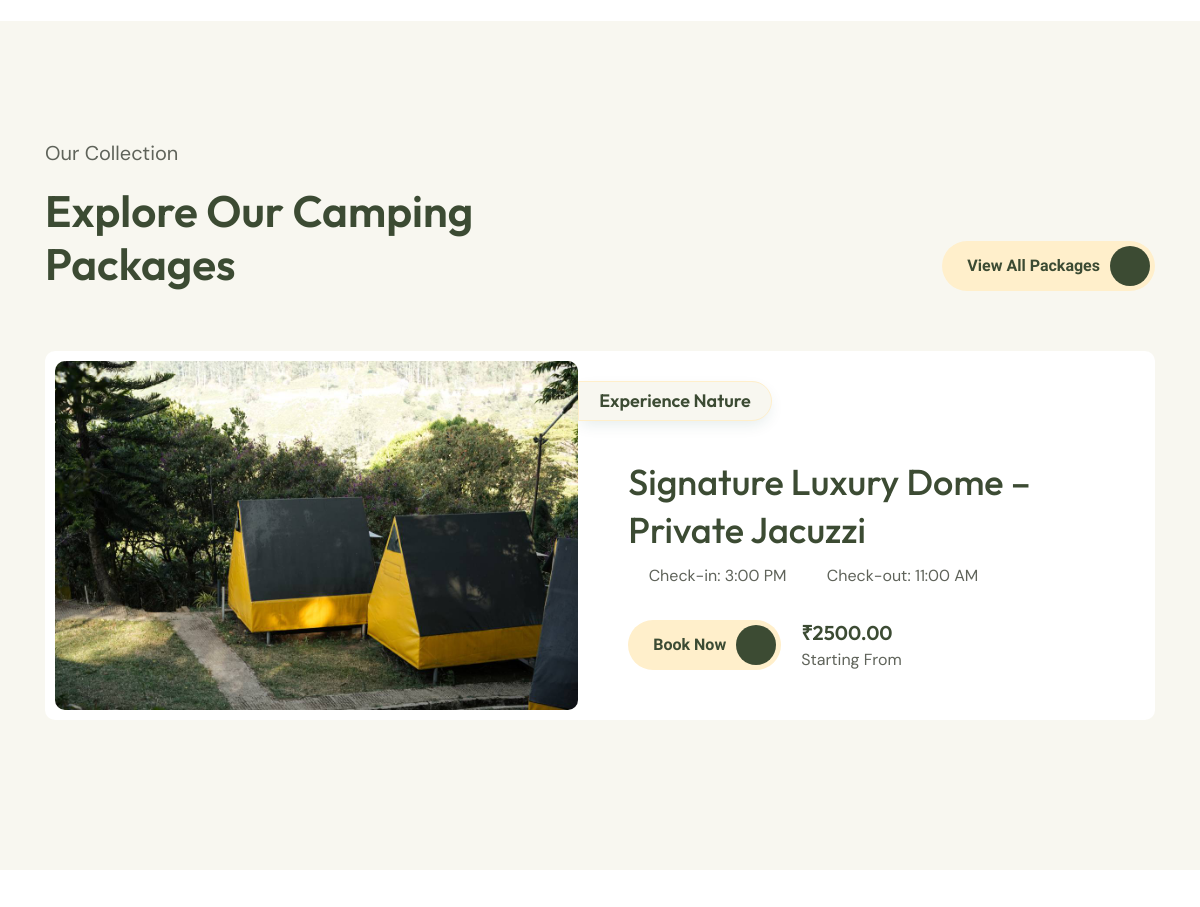
Page /about/ (middle part) on the earlier database version.
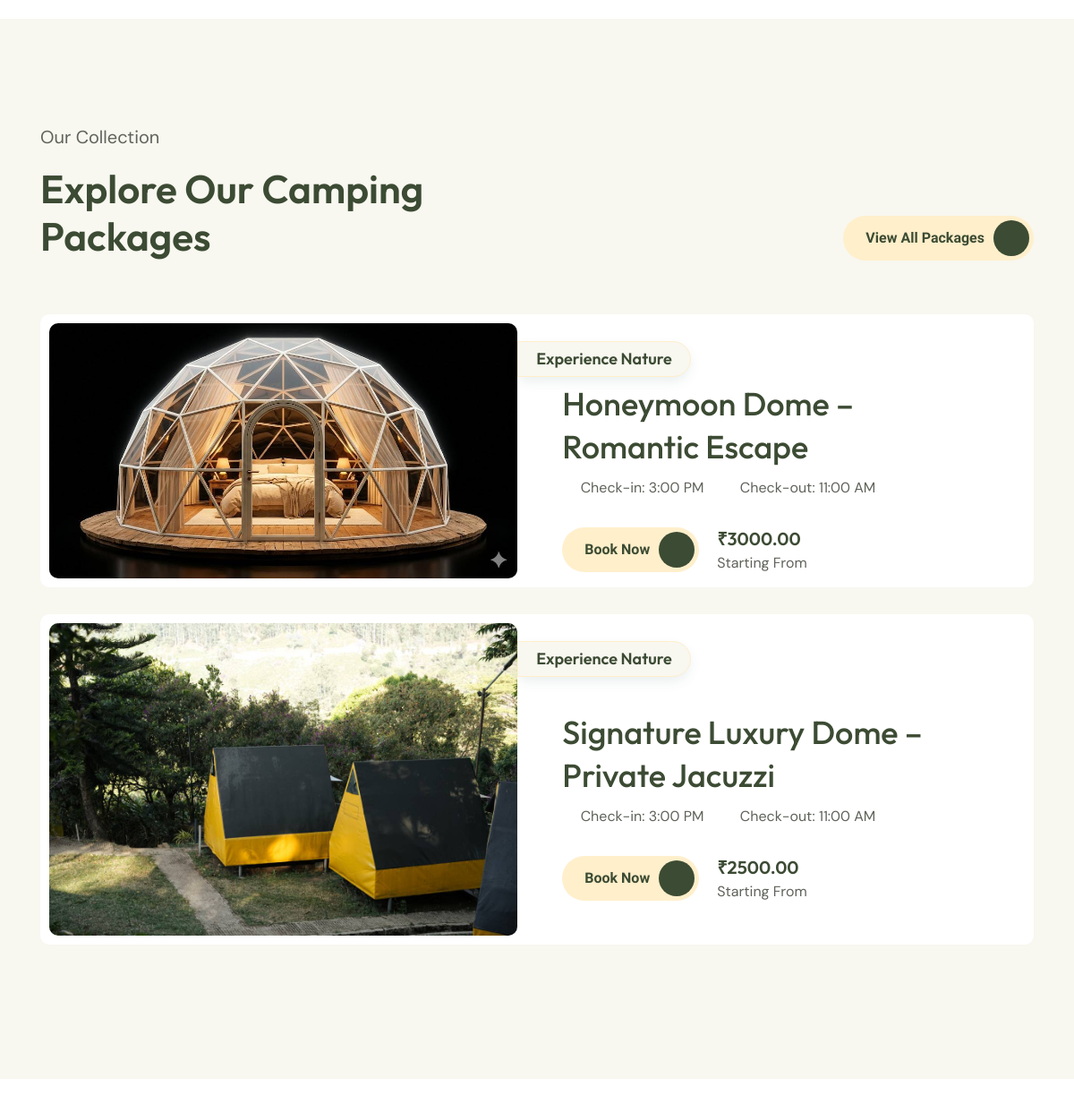
Same page on the later database version.
### domesinnheaven_app/models.py (models this page shows, shortened)
class OptimizedImageModel(models.Model):
    image_fields = []
    class Meta:
        abstract = True

class CampingPackage(OptimizedImageModel):
    image_fields = ["main_image"]
    name = models.CharField(max_length=200)
    slug = models.SlugField(unique=True, blank=True)
    description = models.TextField()
    main_image = models.ImageField(upload_to="camping/")
    check_in = models.CharField(max_length=20)
    check_out = models.CharField(max_length=20)
    normal_price = models.DecimalField(max_digits=10, decimal_places=2, null=True, blank=True)
    special_price = models.DecimalField(max_digits=10, decimal_places=2, null=True, blank=True)
    package_items = models.TextField()
    facilities = models.TextField()
    created_at = models.DateTimeField(auto_now_add=True)
    class Meta:
        verbose_name_plural = "Camping Packages"

### domesinnheaven_app/views.py (the view)
# urls.py: path('about/', views.about, name='about'),
def about(request):
    testimonials = Testimonial.objects.all().order_by("-created_at")[:5]
    camping_packages = CampingPackage.objects.all().order_by("-created_at")[:6]
    return render(request, 'frontend/about.html', {
        'testimonials': testimonials,
        'camping_packages': camping_packages
    })

### domesinnheaven_app/context_processors.py (called while the page is built)
def _star_parts(rating: float) -> list[str]:
    rating = max(0.0, min(5.0, float(rating)))
    full = int(rating)
    remainder = rating - full
    half = 1 if remainder >= 0.25 and remainder < 0.75 else 0
    if remainder >= 0.75:
        full = min(5, full + 1)
    empty = max(0, 5 - full - half)
    return (["full"] * full) + (["half"] * half) + (["empty"] * empty)

def google_reviews(request) -> dict[str, Any]:
    rating = getattr(settings, "GOOGLE_REVIEW_RATING", 0.0)
    count = getattr(settings, "GOOGLE_REVIEW_COUNT", 0)
    url = getattr(settings, "GOOGLE_REVIEW_URL", "")
    return {
        "google_review_rating": rating,
        "google_review_count": count,
        "google_review_url": url,
        "google_review_stars": _star_parts(rating),
    }

def footer_packages(request) -> dict[str, Any]:
    packages = CampingPackage.objects.only("name", "slug").order_by("-created_at")[:5]
    return {"footer_packages": packages}

### templates/frontend/about.html (shortened to what this page needs)
{% extends "frontend/base.html" %}
{% load static %}
{% block content %}
<main>
	<section class="testimonial p-t-120 p-t-xs-40 p-b-120 p-b-xs-40">
	</section>
	<section class="our-events-section-2 p-t-120 p-b-120 p-t-xs-40 p-b-xs-40 m-b-100 m-b-xs-40">
		<div class="container">
			<div class="row align-items-end m-b-60 m-b-xs-40">
				<div class="col-xl-6 col-md-8 m-b-xs-20">
					<div class="common-subtitle" data-aos="fade-up" data-aos-duration="1000" data-aos-delay="200">
						<span>Our Collection</span>
					</div>
					<div class="common-title m-b-0 style-color-3 text-start" data-aos="fade-up" data-aos-duration="1000" data-aos-delay="400">
						<h2>Explore Our Camping Packages</h2>
					</div>
				</div>
				<div class="col-xl-6 col-md-4 text-md-end">
					<a href="{% url 'camping' %}" class="e-primary-btn has-icon" data-aos="fade-up" data-aos-duration="1000" data-aos-delay="600">
						View All Packages
						<span class="icon-wrap">
							<span class="icon"><i class="fa-regular fa-arrow-right"></i></span>
                        </span>
					</a>
				</div>
			</div>
			<div class="row" data-aos="fade-up" data-aos-duration="1000" data-aos-delay="800">
				<div class="col-xl-12">
					{% for package in camping_packages %}
					<div class="event-card-2 m-b-30">
						<div class="event-thumb">
							<a href="{% url 'package_details' package.slug %}">
								<img src="{{ package.main_image.url }}" alt="{{ package.name }}"/>
							</a>
							<div class="event-date">
								<h5>Experience Nature</h5>
							</div>
						</div>
						<div class="card-content">
							<div class="event-card-title">
								<h2>
									<a href="{% url 'package_details' package.slug %}">
										{{ package.name }}
									</a>
								</h2>
							</div>
							<div class="address">
								<div class="time">
									<i class="fa-regular fa-clock"></i>
									<span>Check-in: {{ package.check_in }}</span>
								</div>
								<div class="location">
									<i class="fa-regular fa-location-dot"></i>
									<span>Check-out: {{ package.check_out }}</span>
								</div>
							</div>
							<div class="join-event">
								<div class="blog-btn">
									<a href="{% url 'package_details' package.slug %}" class="e-primary-btn has-icon">
										Book Now
										<span class="icon-wrap">
											<span class="icon"><i class="fa-regular fa-arrow-right"></i></span>
                                        </span>
									</a>
								</div>
								<div class="top-right">
									<div class="people-joined">
										<h5>₹{{ package.special_price|default:package.normal_price }}</h5>
										<span>Starting From</span>
									</div>
								</div>
							</div>
						</div>
					</div>
					{% empty %}
					<p class="text-center">No packages available at the moment.</p>
					{% endfor %}
				</div>
			</div>
		</div>
	</section>
</main>
{% endblock %}

Differences in the rows shown:
added CampingPackage: main_image (picture), name "Honeymoon Dome – Romantic Escape", check_in "3:00 PM", check_out "11:00 AM", special_price "3000.00"
